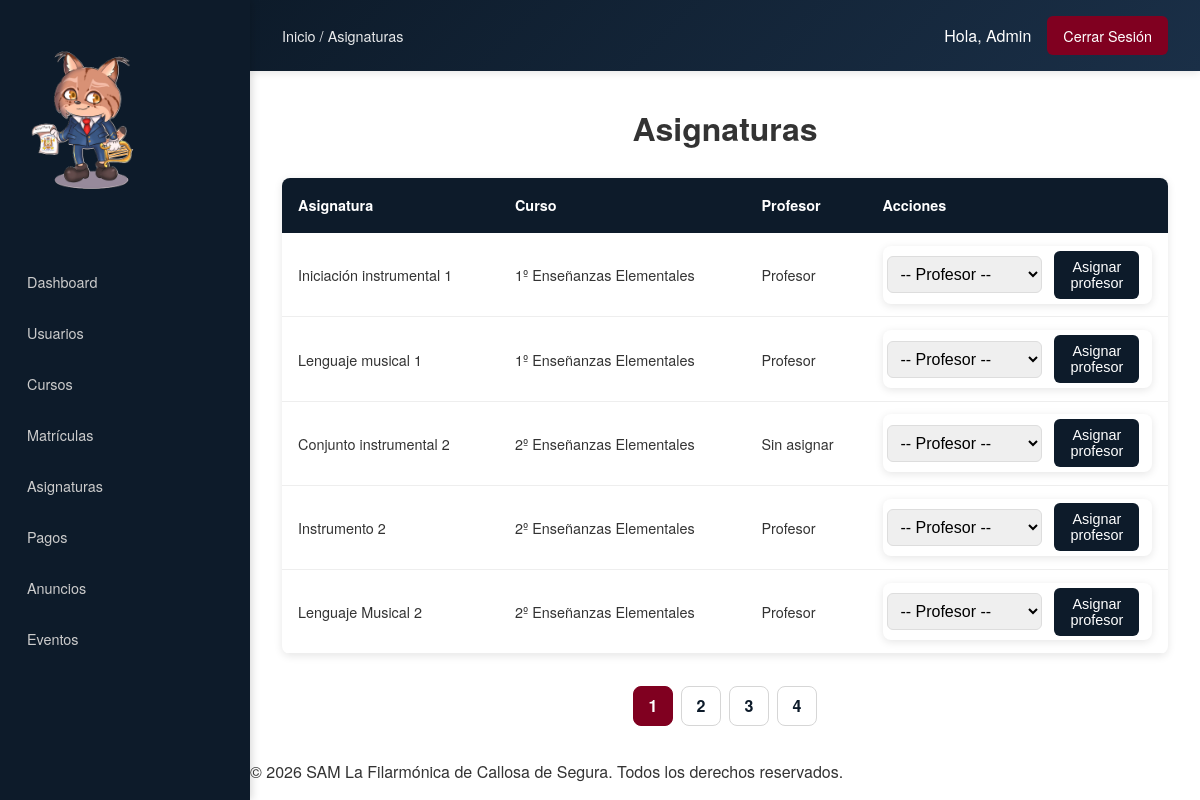
Screenshot of /admin/asignaturas.php (signed in) with the database file from the repository.
### tables this page shows
CREATE TABLE `asignaturas` (
  `id_asignatura` int(11) NOT NULL,
  `nombre` varchar(100) NOT NULL,
  `id_curso` int(11) DEFAULT NULL,
  `id_profesor` int(11) DEFAULT NULL
);

CREATE TABLE `cursos` (
  `id_curso` int(11) NOT NULL,
  `nombre` varchar(150) NOT NULL,
  `descripcion` text DEFAULT NULL,
  `precio` decimal(5,2) DEFAULT NULL,
  `curso_academico` varchar(20) DEFAULT NULL,
  `plazas` int(11) DEFAULT NULL
);

CREATE TABLE `usuarios` (
  `id_usuario` int(11) NOT NULL,
  `nombre` varchar(100) NOT NULL,
  `apellidos` varchar(150) NOT NULL,
  `email` varchar(150) NOT NULL,
  `password` varchar(255) NOT NULL,
  `telefono` varchar(20) DEFAULT NULL,
  `dni` varchar(20) DEFAULT NULL,
  `fecha_nacimiento` date DEFAULT NULL,
  `direccion` text DEFAULT NULL,
  `rol` enum('admin','profesor','alumno') NOT NULL,
  `fecha_registro` date DEFAULT NULL,
  `activo` tinyint(1) DEFAULT 1
);

### admin/asignaturas.php (the view, shortened to what this page needs)
<?php
require_once "../includes/funciones.php";
$conexion = conectar();
$total_registros = $conexion->query("SELECT COUNT(*) AS total FROM asignaturas")->fetch_assoc()['total'];
$paginacion = paginar($total_registros, 5);
$asignaturas = $conexion->query("SELECT a.id_asignatura, a.nombre, c.nombre AS curso, u.nombre AS profesor
                                    FROM asignaturas a
                                    JOIN cursos c ON a.id_curso = c.id_curso
                                    LEFT JOIN usuarios u ON a.id_profesor = u.id_usuario
                                    ORDER BY c.nombre, a.nombre
                                    LIMIT {$paginacion['limite']} OFFSET {$paginacion['offset']}");
include "../plantillas/header_privado.php";
include "../plantillas/navbar_privado.php";
?>
<main class="main">
    <h1>Asignaturas</h1>
    <table>
        <thead>
            <tr>
                <th>Asignatura</th>
                <th class="ocultar-mobile">Curso</th>
                <th>Profesor</th>
                <th>Acciones</th>
            </tr>
        </thead>
        <tbody>
            <?php while ($asignatura = $asignaturas->fetch_assoc()) { ?>
                <tr>
                    <td> <?= $asignatura['nombre'] ?> </td>
                    <td class="ocultar-mobile"> <?= $asignatura['curso'] ?> </td>
                    <td>
                        <?= $asignatura['profesor'] ?: "Sin asignar" ?>
                    </td>
                    <td>
                        <form method="POST" class="filtro">
                            <select name="id_profesor" required>
                                <option value="">-- Profesor --</option>
                            </select>
                            <button type="submit" name="asignar" class="btn-editar"> Asignar profesor </button>
                        </form>
                    </td>
                </tr>
            <?php } ?>
        </tbody>
    </table>
</main>
<?php
include "../plantillas/footer_privado.php";
?>

### estaticos/css/styles.css (style rules this page uses)
* { box-sizing: border-box; margin: 0; padding: 0; }
html, body { height: 100%; margin: 0; }
body { font-family: 'Helvetica Neue', Arial, sans-serif; line-height: 1.6; color: #333333; display: flex; flex-direction: column; min-height: 100vh; min-width: 320px; }
main { flex: 1; }
h1, h2, h3 { margin-bottom: 1rem; text-align: center; }

### estaticos/css/privado.css (style rules this page uses)
* { box-sizing: border-box; }
html, body { min-width: 320px; }
body { margin: 0; padding: 0; }
.main { padding: 1rem; width: 100%; max-width: 1400px; min-width: 300px; margin: 0 auto; }
table { width: 100%; display: block; overflow-x: auto; -webkit-overflow-scrolling: touch; border-collapse: collapse; margin-top: 1.5rem; background: white; border-radius: 8px; box-shadow: 0 2px 8px rgba(0, 0, 0, 0.1); font-size: 0.85rem; }
table thead { background: #0D1B2A; color: white; }
table th { padding: 0.6rem 0.4rem; text-align: left; font-weight: 600; }
table td { padding: 0.75rem 0.4rem; border-bottom: 1px solid #eee; max-height: 200px; }
.ocultar-mobile { display: none; }
td:last-child, th:last-child { width:1%; }
.btn-crear, .btn-editar, .btn-eliminar, .btn-aprobar, .btn-rechazar { display: inline-block; padding: 6px 12px; border-radius: 6px; text-decoration: none; font-size: 0.8rem; transition: all 0.3s; border: none; cursor: pointer; }
.btn-editar { background: #0D1B2A; color: white; margin-right: 0.25rem; margin-bottom: 0.25rem; }
form { margin: 0 auto; display: flex; flex-direction: column; gap: 0.75rem; width: 100%; background: white; padding: 1.25rem; border-radius: 8px; box-shadow: 0 2px 8px rgba(0, 0, 0, 0.1); }
.filtro { width: 100%; display: flex; flex-direction: column; align-items: center ; gap: 0.5rem; font-size: 0.9rem; }
form input, form select, form textarea { padding: 8px; border: 1px solid #ddd; border-radius: 6px; font-size: 0.9rem; width: 100%; }
form button { background: #800020; color: white; padding: 10px; border: none; border-radius: 6px; cursor: pointer; font-size: 0.95rem; transition: background 0.3s; width: 100%; }
.filtro select { padding: 8px; width: 100%; }
@media (min-width: 768px) { .main { padding: 1.5rem; } }
@media (min-width: 768px) { table { font-size: 0.9rem; } }
@media (min-width: 768px) { table th { padding: 1rem; } }
@media (min-width: 768px) { table td { padding: 0.8rem 1rem; } }
@media (min-width: 768px) { .ocultar-mobile { display: table-cell; } }
@media (min-width: 768px) { .btn-crear, .btn-editar, .btn-eliminar, .btn-aprobar, .btn-rechazar { padding: 8px 16px; font-size: 0.9rem; } }
@media (min-width: 768px) { .btn-editar { margin-right: 0.5rem; margin-bottom: 0; } }
@media (min-width: 768px) { form { width: 100%; max-width: 600px; margin: 0 auto; padding: 2rem; gap: 0.5rem; } }
@media (min-width: 768px) { form input, form select, form textarea { padding: 10px; font-size: 1rem; } }
@media (min-width: 768px) { form button { width: 100%; padding: 12px 24px; font-size: 1rem; } }
@media (min-width: 768px) { .filtro { flex-direction: row; align-items: center; padding: 0.3rem; width: auto; max-width: 400px; gap: 0.75rem; } }
@media (min-width: 768px) { .filtro select { width: auto; } }
@media (min-width: 768px) { .filtro button { width: auto; padding: 8px 16px; font-size: 0.9rem; } }
@media (min-width: 1024px) { .main { padding: 2rem; max-width: 1200px; } }
@media (min-width: 1024px) { body { margin-left: 250px; } }

### rows the page displays
asignaturas: nombre "Iniciación instrumental 1", id_curso.nombre "1º Enseñanzas Elementales", id_profesor.nombre "Profesor"
asignaturas: nombre "Lenguaje musical 1", id_curso.nombre "1º Enseñanzas Elementales", id_profesor.nombre "Profesor"
asignaturas: nombre "Conjunto instrumental 2", id_curso.nombre "2º Enseñanzas Elementales", profesor "Sin asignar"
asignaturas: nombre "Instrumento 2", id_curso.nombre "2º Enseñanzas Elementales", id_profesor.nombre "Profesor"
asignaturas: nombre "Lenguaje Musical 2", id_curso.nombre "2º Enseñanzas Elementales", id_profesor.nombre "Profesor"

### other values shown
$breadcrumbs[$pagina_actual] "Asignaturas"
$nombre "Admin"
